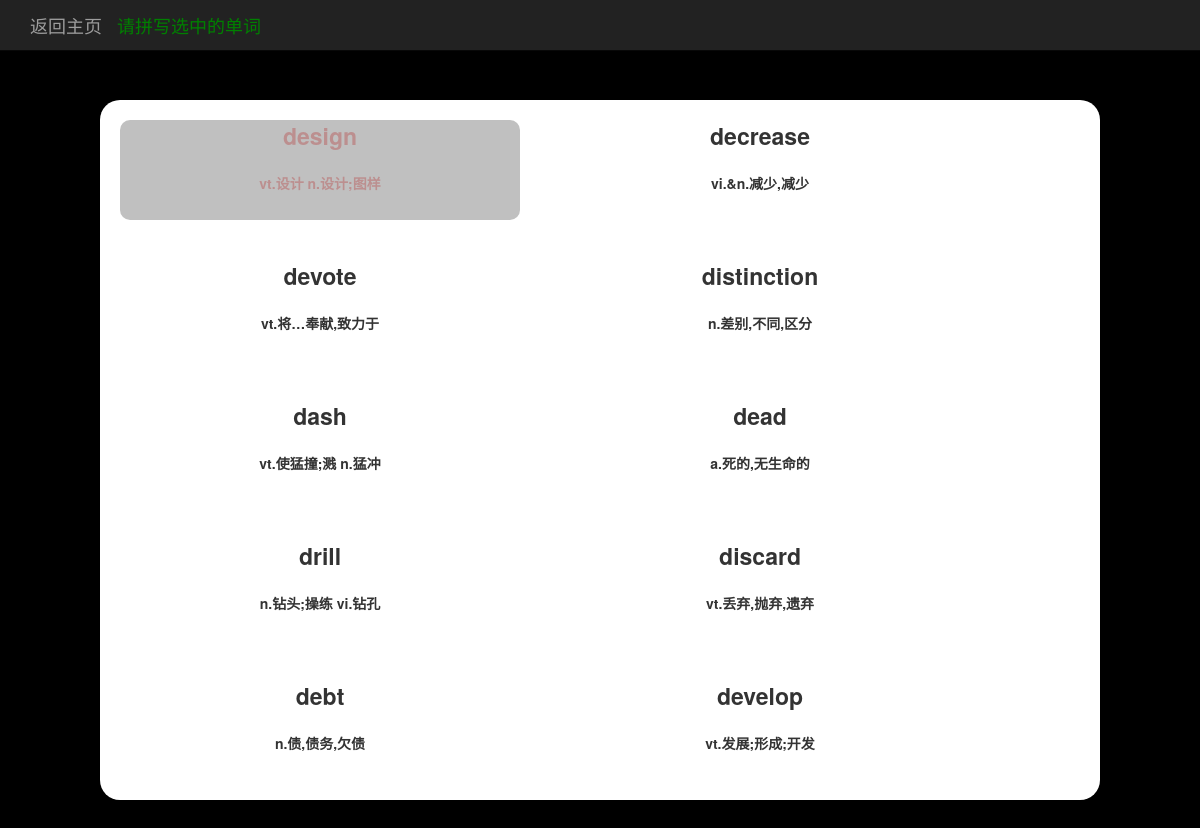
The page /train/level_one/D/CET4 (signed in) on the database as committed earlier.
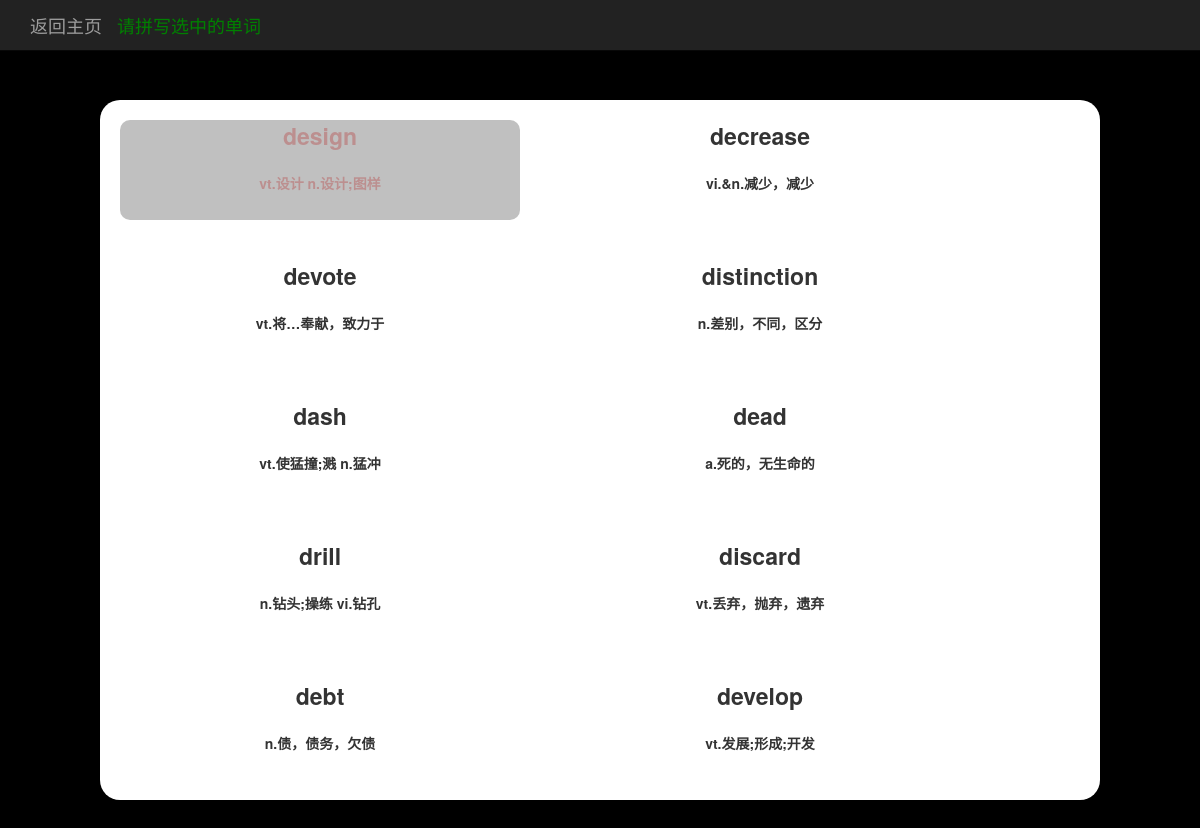
The same page on the database as committed later.
### train/models.py (models this page shows, shortened)
class Word(models.Model):
    word_db_type = models.ForeignKey(WordDbType, on_delete=models.DO_NOTHING)
    first_letter = models.CharField(max_length=50)
    english = models.CharField(max_length=50)
    phonetic_symbol = models.CharField(max_length=50)
    chinese = models.TextField()

### train/views.py (the view)
# urls.py: path('level_one/<str:first_letter>/<str:word_type_type_name>', views.word_train, name='word_train'),
@login_required(login_url='home')
def word_train(request, first_letter, word_type_type_name):
    word_type = get_object_or_404(WordDbType, type_name=word_type_type_name)
    first_letter_list = list(Word.objects.filter(first_letter=first_letter, word_db_type=word_type))  # 获得塞选出来的单词表
    user_words = list(UserWord.objects.filter(player=request.user, english__in=first_letter_list))  # 获得塞选出来的用户的单词表
    for word in user_words:
        if word.english in first_letter_list:
            first_letter_list.remove(word.english)
    word_count = len(first_letter_list)
    word_list = []
    if word_count > 10:
        for i in range(0, 10):
            word_list.append(first_letter_list.pop(random.choice(range(0, len(first_letter_list)))))
    elif word_count > 0:
        word_list = first_letter_list  # 小于或等于10个直接取单词数组
    else:
        return redirect('band_with_type', word_type.pk)
    context = {}
    context['english'] = []
    context['chinese'] = []
    context['word_pk'] = []
    context['words'] = word_list
    context['word_type'] = word_type
    for word in context['words']:
        context['english'].append(word.english)
        context['chinese'].append(word.chinese)
        context['word_pk'].append(word.pk)
    return render(request, 'train/eng.html', context)

### train/models.py (called while the page is built)
    def __str__(self):
        return self.type_name

### train/templates/train/eng.html (shortened to what this page needs)
{% load staticfiles %}
<!DOCTYPE html>
<html lang="zh">
<head>
    <link rel="stylesheet" type="text/css" href="{% static 'bootstrap-3.3.7/css/bootstrap.min.css' %}">
    <link rel="stylesheet" type="text/css" href="{% static 'train/train.css' %}">
</head>
<body class="level_one">
    <nav class="navbar navbar-inverse navbar-fixed-top">
      <div class="container">
        <div class="navbar-header">
          <a class="navbar-brand" href="{% url 'band_with_type' word_type.pk %}">返回主页</a>
          <div class="navbar-brand" style="color: green;">请拼写选中的单词</div>
        </div>
        <div id="navbar" class="navbar-collapse collapse">
        </div>
      </div>
    </nav>
    <div class='wordBoard'>
        {% for word in words %}
            <div id='W1{{ forloop.counter }}' data-finish='false' class='wordPlace' data-last='{% if forloop.last %}true{% else %}false{% endif %}'>
                <div id='WE1{{ forloop.counter }}'>
                    {% for i in word.english %}<span id='W1{{ forloop.parentloop.counter }}C{{ forloop.counter }}' data-last='{% if forloop.last %}true{% else %}false{% endif %}'>{{ i }}</span>{% endfor %}
                </div>
                <br>
                <div id='WC1{{ forloop.counter }}'>{{ word.chinese }}</div>
            </div>
        {% endfor %}
    </div>
</body>
</html>

Rows that differ between the two databases and show on the page:
changed Word (number 2 of 10 on the later page): chinese "vi.&n.减少,减少" → "vi.&n.减少，减少"
changed Word: chinese "vt.将…奉献,致力于" → "vt.将…奉献，致力于"
changed Word (number 4 of 10 on the later page): chinese "n.差别,不同,区分" → "n.差别，不同，区分"
changed Word: chinese "a.死的,无生命的" → "a.死的，无生命的"
changed Word (number 8 of 10 on the later page): chinese "vt.丢弃,抛弃,遗弃" → "vt.丢弃，抛弃，遗弃"
changed Word (number 9 of 10 on the later page): chinese "n.债,债务,欠债" → "n.债，债务，欠债"
